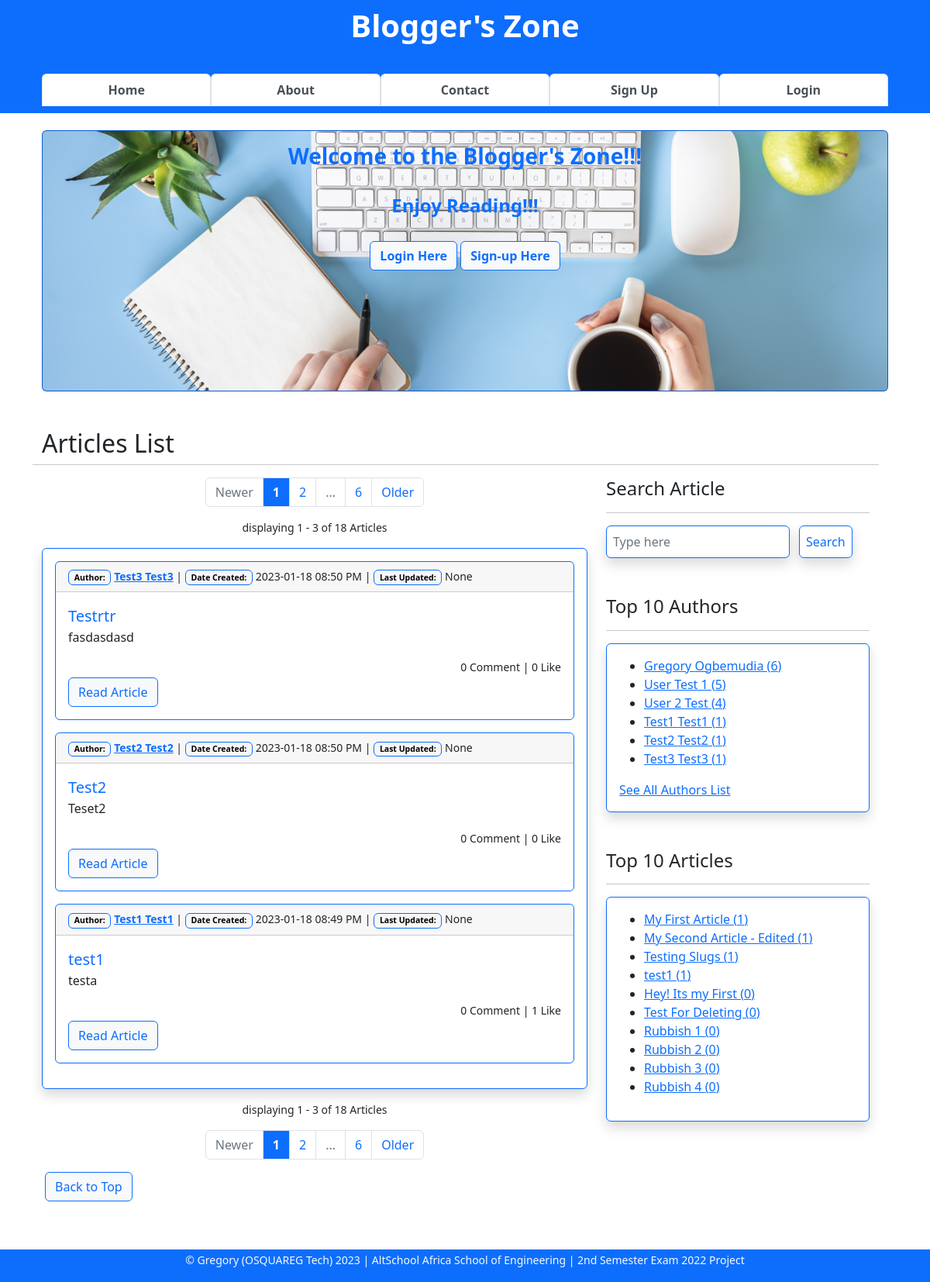
The page / on the database its author committed.
### app/models.py (models this page shows, shortened)
class Article(db.Model):
    __tablename__ = "articles"
    id = db.Column(db.Integer, primary_key=True)
    title = db.Column(db.String(255), nullable=False)
    content = db.Column(db.Text, nullable=False)
    slug = db.Column(db.String(255), nullable=True)
    date_posted = db.Column(db.DateTime, default=datetime.utcnow)
    is_draft = db.Column(db.Boolean, default=False, nullable=False)
    last_updated_on = db.Column(db.DateTime, onupdate=datetime.utcnow)
    last_updated_by = db.Column(db.String)
    is_deleted = db.Column(db.Boolean, default=False)
    author_id = db.Column(db.Integer, db.ForeignKey("users.id", ondelete="CASCADE"))
    comments = db.relationship("Comment", backref="articles")
    article_likes = db.relationship("ArticleLike", backref="articles")
    comment_likes = db.relationship("CommentLike", backref="articles")

class User(db.Model, UserMixin):
    __tablename__ = "users"
    id = db.Column(db.Integer, primary_key=True)
    firstname = db.Column(db.String(255), nullable=False)
    lastname = db.Column(db.String(255), nullable=False)
    username = db.Column(db.String(25), nullable=False, unique=True)
    email = db.Column(db.Text(150), nullable=False, unique=True)
    password_hash = db.Column(db.Text(255), nullable=False, unique=True)
    bio = db.Column(db.Text(), nullable=True)
    date_joined = db.Column(db.DateTime, default=datetime.utcnow)
    is_active = db.Column(db.Boolean, default=True)
    is_admin = db.Column(db.Boolean, default=False)
    profile_pic = db.Column(db.String(), nullable=True)
    last_updated_by = db.Column(db.String)
    last_updated_on = db.Column(db.DateTime, onupdate=datetime.utcnow)
    articles = db.relationship("Article", backref="author")
    comments = db.relationship("Comment", backref="commenter")
    article_likes = db.relationship("ArticleLike", backref="art_liker")
    comment_likes = db.relationship("CommentLike", backref="com_liker")

### app/general/general.py (the view)
@blueprint.route("/", methods=["GET"])
def index():
    top_authors = db.session.query(User.firstname, User.lastname, User.id, func.count(Article.id).label("articles_count")).\
        outerjoin(Article, Article.author_id == User.id).\
        filter(is_(Article.is_draft, False),
               is_(Article.is_deleted, False),
               is_(User.is_active, True),
               not_(User.username == "admin"),
               not_("articles_count" == None)).\
        group_by(User.id).\
        order_by(desc("articles_count")).limit(10).all()
    top_articles = db.session.\
        query(Article.title, Article.id,
              func.count(ArticleLike.user_id).label("likes_count")).\
        outerjoin(ArticleLike, ArticleLike.article_id == Article.id).\
        filter(is_(Article.is_draft, False),
               is_(Article.is_deleted, False),
               not_("likes_count" == 0)).\
        group_by(Article.id).\
        order_by(desc("likes_count")).limit(10).all()
    comment_likes_cnts = db.session. \
        query(Article.id.label("article_id"),
              func.count(Comment.comment).label("comments_count"),
              func.count(distinct(ArticleLike.user_id)).label("likes_count")). \
        outerjoin(Comment, Comment.article_id == Article.id). \
        outerjoin(ArticleLike, ArticleLike.article_id == Article.id). \
        group_by(Article.id).all()
    articles = db.session.query(Article). \
        filter(is_(Article.is_draft, False),
               is_(Article.is_deleted, False),). \
        order_by(Article.date_posted.desc())\
    articles, next_page, prev_page, page = paginate_query(articles, "general.index")
    form = SearchForm()
    search_word = form.search_word.data
    context = {
        "top_authors": top_authors,
        "top_articles": top_articles,
        "comment_likes_cnts": comment_likes_cnts,
        "articles": articles,
        "next_page": next_page,
        "prev_page": prev_page,
        "form": form,
        "search_word": search_word,
    }
    return render_template("index.html", title="Home", **context)

### app/general/templates/index.html (shortened to what this page needs)
{% extends 'base.html' %}
{% block content %}
<div class="container">
    <div id="container carouselExampleSlidesOnly" class="carousel slide carousel-fade bg-primary card"
        data-bs-ride="carousel">
        <center class="card-img-overlay">
            <div class="text-primary text-outline-dark text-border">
                {% if current_user.is_authenticated %}
                <h3 data-animation="fadeInUp"><b>Welcome {{ current_user.firstname }},</b></h3>
                <small class="mb-1 text-outline-light"><i><b>You are logged in!!!</b></i></small>
                {% else %}
                <h3><b>Welcome to the Blogger's Zone!!!</b></h3>
                {% endif %}
            </div>
            <div class="carousel-inner">
                <br>
                <div class="carousel-item active  text-primary">
                    <h4><b>Enjoy Reading!!!</b></h4>
                </div>
            </div>
            <br>
            <div>
                {% if current_user.is_authenticated %}
                <a href="{{ url_for('article.create') }}" style="font-weight:bold;"
                    class="btn btn-light btn-outline-primary">Create New Article</a>
                <a href="{{ url_for('user.dashboard', un=current_user.username) }}" style="font-weight:bold;" class="btn btn-light btn-outline-primary">Your Dashboard</a>
                <br>
                {% else %}
                <a href="{{ url_for('auth.login') }}" style="font-weight:bold;"
                    class="btn btn-light btn-outline-primary">Login Here</a>
                <a href="{{ url_for('auth.sign_up') }}" style="font-weight:bold;"
                    class="btn btn-light btn-outline-primary">Sign-up Here</a>
                <br>
                {% endif %}
            </div>
        </center>
    </div>
</div>
<br><br>
<div class="container row">
    <div>
        <h2>Articles List</h2>
    </div>
    <hr>
    <div class="container col-8" id="all-articles-list">
        {% if articles.total > 0 %}
        <nav aria-label="Page navigation example">
            <div class="pagination justify-content-center mb-3">
                <li class="page-item">
                    {% if prev_page %}
                    <a class="page-link" href="{{ prev_page }}">Newer</a>
                    {% else %}
                    <a class="page-link disabled" href="{{ prev_page }}">Newer</a>
                    {% endif %}
                </li>
                {% for page in articles.iter_pages(left_edge=1, right_edge=1, left_current=1, right_current=1) %}
                    {% if page %}
                        {% if page != articles.page %}
                        <li class="page-item">
                            <a href="{{ url_for('general.index', page=page) }}" class="page-link">{{ page }}</a>
                        </li>
                        {% else %}
                        <li class="page-item">
                            <strong class="page-link disabled bg-primary text-light">{{ page }}</strong>
                        </li>
                        {% endif %}
                    {% else %}
                    <li class="page-item"><span class="ellipsis page-link disabled">...</span></li>
                    {% endif %}
                {% endfor %}
                <li class="page-item">
                    {% if next_page %}
                    <a class="page-link" href="{{ next_page }}">Older</a>
                    {% else %}
                    <a class="page-link disabled" href="{{ next_page }}">Older</a>
                    {% endif %}
                </li>
            </div>
            <center>
                <small>
                    <p>
                        displaying {{ ((articles.page - 1) * articles.per_page) + 1 }}
                        {% if articles.total > articles.per_page %}
                            {% if (articles.page * articles.per_page) > articles.total %}
                            - {{ articles.total }} of {{ articles.total }} Articles
                            {% else %}
                            - {{ articles.page * articles.per_page }} of {{ articles.total }} Articles
                            {% endif %}
                        {% else %}
                            {% if articles.total > 1 %}
                            - {{ articles.total }} of {{ articles.total }} Articles
                            {% else %}
                            Article
                            {% endif %}
                        {% endif %}
                    </p>
                </small>
            </center>
        </nav>
        {% endif %}
        <div class="shadow p-3 mb-3 bg-body rounded border border-primary" style="height: auto">
            {% for article in articles.items %}
            <div class="card border-primary mb-3">
                <small class="card-header">
                    <strong class="badge rounded border border-primary" style="color: black;">Author:</strong>
                    <a href="{{ url_for('general.author', id=article.author.id) }}"><b>{{ article.author.firstname }} {{ article.author.lastname }}</b></a> |
                    <strong class="badge rounded border border-primary" style="color: black;">Date Created:</strong>
                    {{ article.date_posted.strftime('%Y-%m-%d %I:%M %p') }} |
                    <strong class="badge rounded border border-primary" style="color: black;">Last Updated:</strong>
                    {% if article.last_updated_on is none %}
                    {{ None }}
                    {% else %}
                    {{ article.last_updated_on.strftime('%Y-%m-%d %I:%M %p') }}
                    {% endif %}
                </small>
                <div class="card-body">
                    <a class="fs-5 text-decoration-none"
                        href="{{ url_for('article.view', id=article.id, slug=article.slug) }}">{{ article.title }}</a>
                    <div>
                        <p>{{ article.content | striptags() | truncate(255) }}</p>
                    </div>
                    <div>
                        <small class="float-end">
                            {% for comment_likes_cnt in comment_likes_cnts %}
                            {% if comment_likes_cnt.article_id == article.id %}
                                {% if comment_likes_cnt.comments_count > 1 %}
                                {{ comment_likes_cnt.comments_count }} Comments |
                                {% else %}
                                {{ comment_likes_cnt.comments_count }} Comment |
                                {% endif %}
                            {% endif %}
                            {% endfor %}
                            {% for comment_likes_cnt in comment_likes_cnts %}
                            {% if comment_likes_cnt.article_id == article.id %}
                                {% if comment_likes_cnt.likes_count > 1 %}
                                {{ comment_likes_cnt.likes_count }} Likes
                                {% else %}
                                {{ comment_likes_cnt.likes_count }} Like
                                {% endif %}
                            {% endif %}
                            {% endfor %}
                        </small>
                    </div>
                    <br>
                    <div>
                        <a href="{{ url_for('article.view', id=article.id, slug=article.slug) }}"
                            class="btn btn-light btn-outline-primary">Read Article</a>
                    </div>
                </div>
            </div>
            {% endfor %}
        </div>
        {% if articles.total > 0 %}
        <nav aria-label="Page navigation example">
            <center>
                <small>
                    <p>
                        displaying {{ ((articles.page - 1) * articles.per_page) + 1 }}
                        {% if articles.total > articles.per_page %}
                            {% if (articles.page * articles.per_page) > articles.total %}
                            - {{ articles.total }} of {{ articles.total }} Articles
                            {% else %}
                            - {{ articles.page * articles.per_page }} of {{ articles.total }} Articles
                            {% endif %}
                        {% else %}
                            {% if articles.total > 1 %}
                            - {{ articles.total }} of {{ articles.total }} Articles
                            {% else %}
                            Article
                            {% endif %}
                        {% endif %}
                    </p>
                </small>
            </center>
            <div class="pagination justify-content-center">
            <li class="page-item">
                {% if prev_page %}
                <a class="page-link" href="{{ prev_page }}">Newer</a>
                {% else %}
                <a class="page-link disabled" href="{{ prev_page }}">Newer</a>
                {% endif %}
            </li>
                {% for page in articles.iter_pages(left_edge=1, right_edge=1, left_current=1, right_current=1) %}
                    {% if page %}
                        {% if page != articles.page %}
                        <li class="page-item">
                        <a href="{{ url_for('general.index', page=page) }}" class="page-link">{{ page }}</a>
                        </li>
                        {% else %}
                        <li class="page-item">
                        <strong class="page-link disabled bg-primary text-light">{{ page }}</strong>
                        </li>
                        {% endif %}
                    {% else %}
                    <li class="page-item"><span class="ellipsis page-link disabled">...</span></li>
                    {% endif %}
                {% endfor %}
                <li class="page-item">
                    {% if next_page %}
                    <a class="page-link" href="{{ next_page }}">Older</a>
                    {% else %}
                    <a class="page-link disabled" href="{{ next_page }}">Older</a>
                    {% endif %}
                </li>
            </div>
        </nav>
        {% endif %}
    </div>
    <div class="container col-4">
        <div>
            <div>
                <h4>Search Article</h4>
                <hr>
            </div>
            <div class="container">
                <form action="{{ url_for('general.search', page=page) }}" method="POST" class="d-flex">
                    <div class="col-9">
                        {{ form.search_word(class="row form-control shadow p-2 mb-5 bg-body rounded border border-primary", placeholder="Type here") }}
                    </div>
                    <div class="col-5">
                        {{ form.submit(class="btn btn btn-outline-primary shadow p-2 mb-2", style="font-size:16px") }}
                    </div>
                </form>
            </div>
        </div>
        <div>
            <h4>Top 10 Authors</h4>
            <hr>
        </div>
        <div class="shadow p-3 mb-5 bg-body rounded border border-primary" style="height: auto">
            <ul>
                {% for author in top_authors %}
                <li><a href="{{ url_for('general.author', id=author.id) }}">{{ author.firstname }} {{ author.lastname }} ({{ author.articles_count }})</a></li>
                {% endfor %}
            </ul>
            <a href="{{ url_for('general.authors') }}">See All Authors List</a>
        </div>
        <div>
            <h4>Top 10 Articles</h4>
            <hr>
        </div>
        <div class="shadow p-3 mb-5 bg-body rounded border border-primary" style="height: auto">
            <ul>
                {% for article in top_articles %}
                <li><a href="{{ url_for('article.view', id=article.id, slug=article.slug) }}">{{ article.title }} ({{ article.likes_count }})</a> </li>
                {% endfor %}
            </ul>
        </div>
    </div>
</div>
<div class="container p-3 mb-3">
<a href="#top" class="btn btn-light btn-outline-primary">Back to Top</a>
</div>
{% endblock content %}

### rows shown on the page
Article: author.firstname "Test3", author.lastname "Test3", date_posted "2023-01-18 08:50 PM", None "None", title "Testrtr", content "fasdasdasd", comments_count "0", likes_count "0"
Article: author.firstname "Test2", author.lastname "Test2", date_posted "2023-01-18 08:50 PM", None "None", title "Test2", content "Teset2", comments_count "0", likes_count "0"
Article: author.firstname "Test1", author.lastname "Test1", date_posted "2023-01-18 08:49 PM", None "None", title "test1", content "testa", comments_count "0", likes_count "1", likes_count "1"
User: firstname "Gregory", lastname "Ogbemudia", articles_count "6"
User: firstname "User", lastname "Test 1", articles_count "5"
User: firstname "User 2", lastname "Test", articles_count "4"
User: firstname "Test1", lastname "Test1", articles_count "1"
User: firstname "Test2", lastname "Test2", articles_count "1"
User: firstname "Test3", lastname "Test3", articles_count "1"
Article: title "My First Article", likes_count "1"
Article: title "My Second Article - Edited", likes_count "1"
Article: title "Testing Slugs", likes_count "1"
Article: title "Hey! Its my First", likes_count "0"
Article: title "Test For Deleting", likes_count "0"
Article: title "Rubbish 1", likes_count "0"
Article: title "Rubbish 2", likes_count "0"
Article: title "Rubbish 3", likes_count "0"
Article: title "Rubbish 4", likes_count "0"

### other values the page prints
{{ page }} "1"
{{ page }} "2" "6"
{{ ((articles.page - 1) * articles.per_page) + 1 }} "1"
{{ articles.page * articles.per_page }} "3"
{{ articles.total }} "18"
